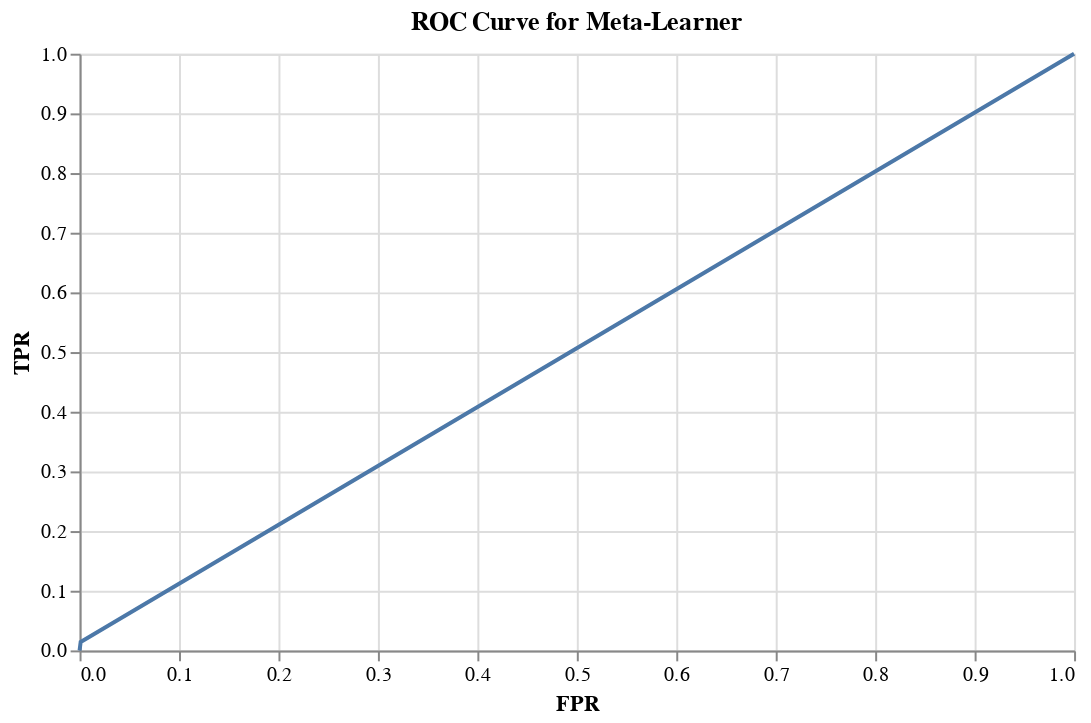

This figure's notebook cell:
### Code cell
first = pd.DataFrame(fpr)
first = first.assign(TPR = tpr, thresholds = threshold, FPR = fpr)
first
testchart = alt.Chart(first).mark_line().encode(
    x='FPR',
    y='TPR'
).properties(
    width=500,
    height=300,
    title='ROC Curve for Meta-Learner'
)
testchart

### Figure 1 — Vega specification as saved in the notebook (floating-point values rounded to 4 significant figures)
{"$schema": "https://vega.github.io/schema/vega/v5.json", "data": [{"name": "source_0", "values": [{"FPR": 0.0, "TPR": 0.0}, {"FPR": 0.001099, "TPR": 0.014}, {"FPR": 1.0, "TPR": 1.0}]}, {"name": "source_0_x_domain_FPR", "values": [{"min": 0.0, "max": 1.0}]}, {"name": "source_0_y_domain_TPR", "values": [{"min": 0.0, "max": 1.0}]}], "marks": [{"type": "line", "name": "marks", "from": {"data": "source_0"}, "sort": {"field": "datum[\"FPR\"]"}, "encode": {"update": {"stroke": {"value": "#4c78a8"}, "defined": {"signal": "isValid(datum[\"FPR\"]) && isFinite(+datum[\"FPR\"]) && isValid(datum[\"TPR\"]) && isFinite(+datum[\"TPR\"])"}, "y": {"field": "TPR", "scale": "y"}, "x": {"field": "FPR", "scale": "x"}}}, "style": ["line"]}], "scales": [{"name": "x", "type": "linear", "domain": [{"signal": "(data(\"source_0_x_domain_FPR\")[0] || {}).min"}, {"signal": "(data(\"source_0_x_domain_FPR\")[0] || {}).max"}], "range": [0, {"signal": "width"}], "nice": true, "zero": false}, {"name": "y", "type": "linear", "domain": [{"signal": "(data(\"source_0_y_domain_TPR\")[0] || {}).min"}, {"signal": "(data(\"source_0_y_domain_TPR\")[0] || {}).max"}], "range": [{"signal": "height"}, 0], "nice": true, "zero": true}], "axes": [{"scale": "x", "minExtent": 0, "grid": true, "maxExtent": 0, "aria": false, "domain": false, "orient": "bottom", "tickCount": {"signal": "ceil(width/40)"}, "labels": false, "gridScale": "y", "ticks": false, "zindex": 0}, {"scale": "y", "aria": false, "orient": "left", "domain": false, "labels": false, "minExtent": 0, "tickCount": {"signal": "ceil(height/40)"}, "zindex": 0, "maxExtent": 0, "ticks": false, "gridScale": "x", "grid": true}, {"scale": "x", "zindex": 0, "grid": false, "orient": "bottom", "labelFlush": true, "labelOverlap": true, "title": "FPR", "tickCount": {"signal": "ceil(width/40)"}}, {"scale": "y", "title": "TPR", "grid": false, "labelOverlap": true, "tickCount": {"signal": "ceil(height/40)"}, "zindex": 0, "orient": "left"}], "title": {"text": "ROC Curve for Meta-Learner", "frame": "group"}, "background": "white", "width": 500, "style": "cell", "padding": 5, "height": 300}
